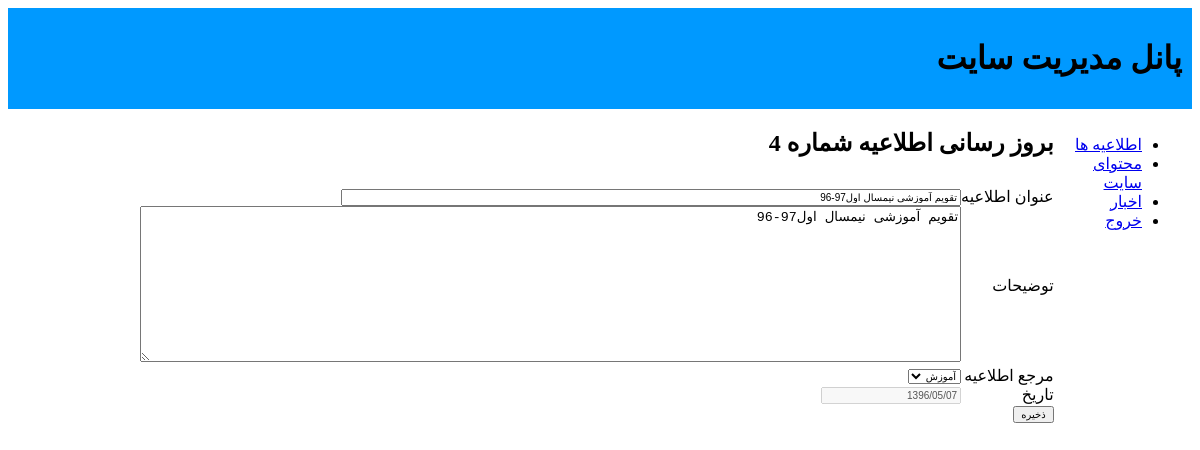
/root/admin/update.php?id=4 (signed in), run on the app's committed database.
### tables this page shows
CREATE TABLE IF NOT EXISTS `notification` (
  `nid` int(11) NOT NULL AUTO_INCREMENT,
  `ntitle` varchar(200) NOT NULL,
  `ndesc` varchar(1000) DEFAULT NULL,
  `orgid` int(11) DEFAULT NULL,
  `uid` int(11) DEFAULT NULL,
  `ndate` date NOT NULL,
  `day_week` int(11) NOT NULL,
  `attachment1` varchar(100) DEFAULT NULL,
  `attachment2` varchar(100) DEFAULT NULL,
  `attachment3` varchar(100) DEFAULT NULL,
  `views` int(11) DEFAULT NULL,
  UNIQUE KEY `nid` (`nid`)
);

### root/admin/update.php (the view, shortened to what this page needs)
<?php
	if(isset($_GET['id']))
	{
		$nid=htmlspecialchars($_GET['id'],ENT_QUOTES);
		$result=mysql_query("select * from notification where nid=$nid");
		if($result && mysql_num_rows($result)==1)
			{
				$row=mysql_fetch_assoc($result);
				$ndesc=$row['ndesc'];
				$ntitle=$row['ntitle'];
				$date=$row['ndate'];
			}
	}
?>
<!DOCTYPE html >
<html>
<head>
    <link href="css/index.css" rel="stylesheet" type="text/css"/>
    <link rel="stylesheet" type="text/css" href="css/style.css">
</head>
<body dir='rtl'>
<div id='header'>
<h1>پانل مدیریت سایت</h1>
</div>
<div id='menu'>
<ul>
	<li><a href='index.php'>اطلاعیه ها</a></li>
	<?php
	if($_SESSION['user_id']==1):
	?>
	<li><a href='content.php'>محتوای سایت</a></li>
	<li><a href='news.php'>اخبار</a></li>
	<?php endif;?>
    <li><a href='php/login.php'>خروج</a></li>
</ul>
</div>
<div id='content'>
<h2>بروز رسانی اطلاعیه شماره <?=$nid?></h2>
<div id='form'>
	<form action='<?=$_SERVER['PHP_SELF']?>' method="POST" enctype="multipart/form-data">
    	<table cellpadding="0" cellspacing="0" border="0">
    	<tr>
        	<td>عنوان اطلاعیه</td><td>
            <input type="text" size="100" name='ntitle' value='<?=$ntitle?>'></td>
        </tr>
        <tr>
        	<td>توضیحات</td><td>
            <textarea name='ndesc' rows="10" cols="100"><?=trim($ndesc)?></textarea></td>
        </tr>
        <tr><td>مرجع اطلاعیه</td>
        <td>
        <select name='org'>
           <option value='1' selected>آموزش</option>
        </select>
        </td></tr>
        <tr><td>تاریخ</td><td><input type='text' id='' name='date' value='<?=str_replace('-','/',$date)?>' disabled/>
        </td></tr>
        <tr><td><input type="submit" name="save" value="ذخیره"></td><td></td></tr>
        </table>
   </form>
</div>
</div>
</body>
</html>

### root/admin/css/index.css (style rules this page uses)
#header { margin:0; padding:10px; background-color:#09F; }
#menu { float:right; width:10%; padding:10px; }
#form { padding:10px; margin:5px; }

### root/admin/css/style.css (style rules this page uses)
select, input { font-family:Tahoma, Geneva, sans-serif; font-size:10px; }

### data on the page
notification: ntitle "تقویم آموزشی نیمسال اول97-96", ndesc "تقویم آموزشی نیمسال اول97-96", date "1396/05/07"

### other printed values
$nid "4"
